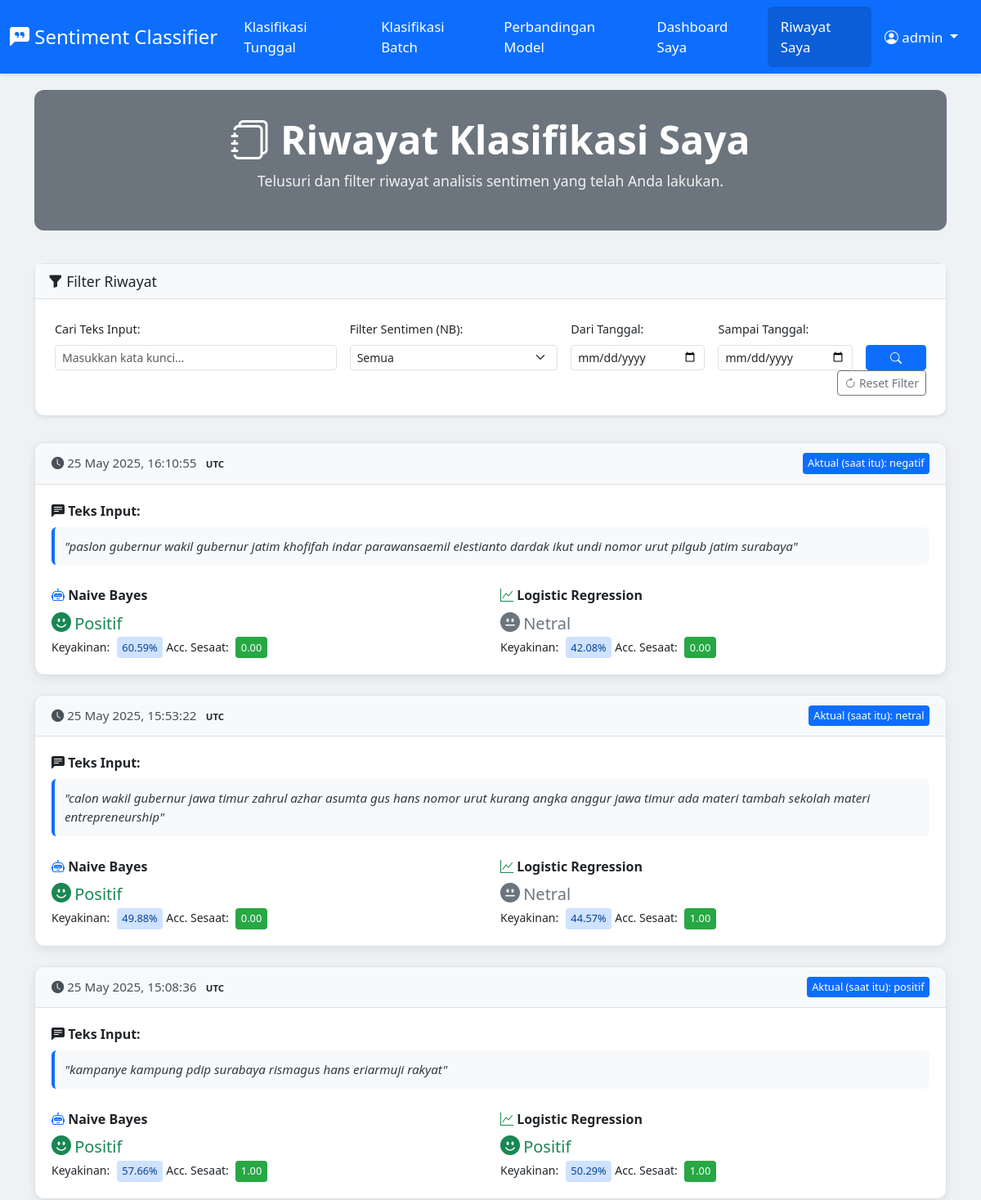
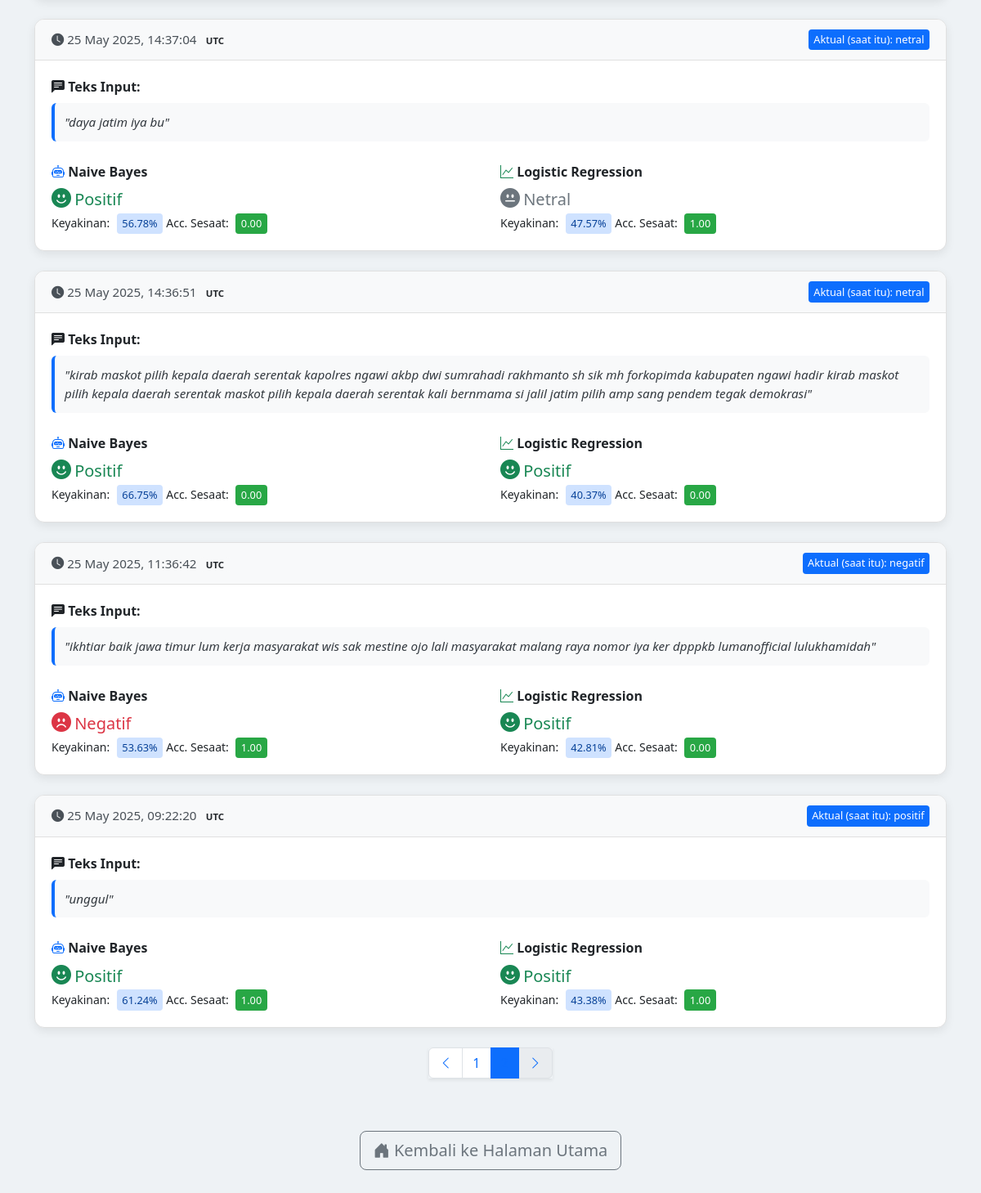
/history?page=2&search_query=&sentiment_filter=semua&start_date=&end_date= (signed in), run on the app's committed database (2 pictures, top to bottom).
### app.py (models this page shows, shortened)
class User(UserMixin, db.Model):
    __tablename__ = 'user'
    id = db.Column(db.Integer, primary_key=True)
    username = db.Column(db.String(80), unique=True, nullable=False)
    password_hash = db.Column(db.String(256), nullable=False)
    histories = db.relationship('History', backref='author', lazy='dynamic')

class History(db.Model):
    __tablename__ = 'history'
    id = db.Column(db.Integer, primary_key=True)
    timestamp = db.Column(db.DateTime, nullable=False, default=datetime.utcnow)
    input_text = db.Column(db.Text, nullable=False)
    naive_bayes_label = db.Column(db.String(50))
    naive_bayes_probability = db.Column(db.String(10))
    naive_bayes_all_probs = db.Column(db.Text)
    naive_bayes_accuracy = db.Column(db.String(10))
    logistic_regression_label = db.Column(db.String(50))
    logistic_regression_probability = db.Column(db.String(10))
    logistic_regression_all_probs = db.Column(db.Text)
    logistic_regression_accuracy = db.Column(db.String(10))
    actual_label_retrieved = db.Column(db.String(100))
    user_id = db.Column(db.Integer, db.ForeignKey('user.id'), nullable=False)

### app.py (the view)
@app.route('/history')
@login_required
def classification_history_view():
    search_query = request.args.get('search_query', '').strip()
    sentiment_filter = request.args.get('sentiment_filter', 'semua').strip().lower() # 'semua', 'positif', 'negatif', 'netral'
    start_date_str = request.args.get('start_date', '').strip()
    end_date_str = request.args.get('end_date', '').strip()
    query = History.query.filter_by(user_id=current_user.id) # atau filter_by(author=current_user)
    if search_query:
        query = query.filter(History.input_text.ilike(f'%{search_query}%'))
    if sentiment_filter and sentiment_filter != 'semua':
        query = query.filter(db.func.lower(History.naive_bayes_label) == sentiment_filter)
    start_date_obj = None
    if start_date_str:
        try:
            start_date_obj = datetime.strptime(start_date_str, '%Y-%m-%d').date()
            query = query.filter(History.timestamp >= datetime.combine(start_date_obj, datetime.min.time()))
        except ValueError:
            flash('Format tanggal awal tidak valid. Gunakan format YYYY-MM-DD.', 'warning')
    end_date_obj = None
    if end_date_str:
        try:
            end_date_obj = datetime.strptime(end_date_str, '%Y-%m-%d').date()
            query = query.filter(History.timestamp <= datetime.combine(end_date_obj, datetime.max.time()))
        except ValueError:
            flash('Format tanggal akhir tidak valid. Gunakan format YYYY-MM-DD.', 'warning')
    query = query.order_by(History.timestamp.desc())
    page = request.args.get('page', 1, type=int)
    user_history_page_data = query.paginate(page=page, per_page=10, error_out=False)
    active_filters = {
        'search_query': search_query,
        'sentiment_filter': sentiment_filter,
        'start_date': start_date_str,
        'end_date': end_date_str
    }
    sentiment_options = ['semua']
    if text_label_encoder:
        sentiment_options.extend(list(text_label_encoder.classes_))
    else: # Fallback jika encoder tidak ada
        sentiment_options.extend(['positif', 'negatif', 'netral'])
    return render_template('history.html',
                           title="Riwayat Klasifikasi Saya",
                           history_page_data=user_history_page_data,
                           active_filters=active_filters,
                           sentiment_options=sentiment_options) # Kirim opsi sentimen

### templates/history.html (shortened to what this page needs)
<!DOCTYPE html>
<html lang="id">
<head>
    <link href="https://cdn.jsdelivr.net/npm/bootstrap@5.3.0-alpha1/dist/css/bootstrap.min.css" rel="stylesheet" />
    <link rel="stylesheet" href="https://cdn.jsdelivr.net/npm/bootstrap-icons@1.10.5/font/bootstrap-icons.css">
</head>
<body>
    <nav class="navbar navbar-expand-lg navbar-dark">
      <div class="container-fluid">
        <a class="navbar-brand" href="{{ url_for('home') }}"><i class="bi bi-chat-left-quote-fill"></i> Sentiment Classifier</a>
        <div class="collapse navbar-collapse" id="navbarNav">
          <ul class="navbar-nav me-auto mb-2 mb-lg-0">
            <li class="nav-item">
              <a class="nav-link {% if request.endpoint == 'home' %}active{% endif %}" href="{{ url_for('home') }}">Klasifikasi Tunggal</a>
            </li>
            <li class="nav-item">
              <a class="nav-link {% if request.endpoint == 'klasifikasi_batch_route' %}active{% endif %}" href="{{ url_for('klasifikasi_batch_route') }}">Klasifikasi Batch</a>
            </li>
            <li class="nav-item">
              <a class="nav-link {% if request.endpoint == 'model_comparison_view' %}active{% endif %}" href="{{ url_for('model_comparison_view') }}">Perbandingan Model</a>
            </li>
            {% if current_user.is_authenticated %}
            <li class="nav-item">
              <a class="nav-link {% if request.endpoint == 'dashboard_route' %}active{% endif %}" href="{{ url_for('dashboard_route') }}">Dashboard Saya</a>
            </li>
            <li class="nav-item">
              <a class="nav-link {% if request.endpoint == 'classification_history_view' %}active{% endif %}" aria-current="page" href="{{ url_for('classification_history_view') }}">Riwayat Saya</a>
            </li>
            {% endif %}
          </ul>
          <ul class="navbar-nav ms-auto">
            {% if current_user.is_authenticated %}
              <li class="nav-item dropdown">
                <a class="nav-link dropdown-toggle" href="#" id="navbarDropdownUser" role="button" data-bs-toggle="dropdown" aria-expanded="false">
                  <i class="bi bi-person-circle"></i> {{ current_user.username }}
                </a>
              </li>
            {% endif %}
          </ul>
        </div>
      </div>
    </nav>
    <div class="container content-wrapper">
        <div class="page-title-section">
            <h1 class="display-5"><i class="bi bi-journals"></i> {{ title if title else "Riwayat Klasifikasi" }}</h1>
            {% if current_user.is_authenticated %}
            <p>Telusuri dan filter riwayat analisis sentimen yang telah Anda lakukan.</p>
            {% endif %}
        </div>
        <div class="card filter-card shadow-sm">
            <div class="card-header">
                <i class="bi bi-funnel-fill"></i> Filter Riwayat
            </div>
            <div class="card-body">
                <form method="GET" action="{{ url_for('classification_history_view') }}">
                    <div class="row g-3 align-items-end">
                        <div class="col-md-4">
                            <label for="search_query" class="form-label">Cari Teks Input:</label>
                            <input type="text" class="form-control form-control-sm" id="search_query" name="search_query" value="{{ active_filters.search_query if active_filters else '' }}" placeholder="Masukkan kata kunci...">
                        </div>
                        <div class="col-md-3">
                            <label for="sentiment_filter" class="form-label">Filter Sentimen (NB):</label>
                            <select class="form-select form-select-sm" id="sentiment_filter" name="sentiment_filter">
                                {% for sentiment in sentiment_options %}
                                <option value="{{ sentiment|lower }}" {% if active_filters and active_filters.sentiment_filter == sentiment|lower %}selected{% endif %}>
                                    {{ sentiment | title }}
                                </option>
                                {% endfor %}
                            </select>
                        </div>
                        <div class="col-md-2">
                            <label for="start_date" class="form-label">Dari Tanggal:</label>
                            <input type="date" class="form-control form-control-sm" id="start_date" name="start_date" value="{{ active_filters.start_date if active_filters else '' }}">
                        </div>
                        <div class="col-md-2">
                            <label for="end_date" class="form-label">Sampai Tanggal:</label>
                            <input type="date" class="form-control form-control-sm" id="end_date" name="end_date" value="{{ active_filters.end_date if active_filters else '' }}">
                        </div>
                        <div class="col-md-1 d-grid">
                            <button type="submit" class="btn btn-primary btn-sm"><i class="bi bi-search"></i></button>
                        </div>
                         <div class="col-md-12 text-md-end mt-2 mt-md-0">
                            <a href="{{ url_for('classification_history_view') }}" class="btn btn-outline-secondary btn-sm"><i class="bi bi-arrow-clockwise"></i> Reset Filter</a>
                        </div>
                    </div>
                </form>
            </div>
        </div>
        {% if history_page_data and history_page_data.items %}
            {% for item in history_page_data.items %}
            <div class="card history-card">
                <div class="card-header d-flex justify-content-between align-items-center">
                    <span><i class="bi bi-clock-fill"></i> {{ item.timestamp.strftime('%d %b %Y, %H:%M:%S') if item.timestamp else 'N/A' }} <span class="badge bg-light text-dark">UTC</span></span>
                    <span class="actual-label-history">Aktual (saat itu): {{ item.actual_label_retrieved }}</span>
                </div>
                <div class="card-body">
                    <p class="mb-2"><strong><i class="bi bi-chat-left-text-fill"></i> Teks Input:</strong></p>
                    <p class="input-text">"{{ item.input_text }}"</p>
                    <div class="row">
                        <div class="col-md-6 prediction-section mb-3 mb-md-0">
                            <h6><i class="bi bi-robot text-primary"></i> Naive Bayes</h6>
                            {% set nb_color = 'text-dark' %}{% set nb_icon_class = 'bi-emoji-expressionless-fill text-secondary' %}
                            {% if item.naive_bayes_label == 'positif' %}{% set nb_color = 'text-positif' %}{% set nb_icon_class = 'bi-emoji-smile-fill text-success' %}
                            {% elif item.naive_bayes_label == 'negatif' %}{% set nb_color = 'text-negatif' %}{% set nb_icon_class = 'bi-emoji-frown-fill text-danger' %}
                            {% elif item.naive_bayes_label == 'netral' %}{% set nb_color = 'text-netral' %}{% set nb_icon_class = 'bi-emoji-neutral-fill text-secondary' %}
                            {% endif %}
                            <i class="bi {{ nb_icon_class.split(' ')[0] }} {{ nb_color }}" style="font-size: 1.5rem;"></i>
                            <span class="{{ nb_color }} fs-5">{{ item.naive_bayes_label | title }}</span><br>
                            <small>Keyakinan: <span class="probability-badge-history">{{ item.naive_bayes_probability }}</span></small>
                            <small>Acc. Sesaat: <span class="accuracy-score">{{ item.naive_bayes_accuracy }}</span></small>
                        </div>
                        <div class="col-md-6 prediction-section">
                            <h6><i class="bi bi-graph-up text-success"></i> Logistic Regression</h6>
                            {% set lr_color = 'text-dark' %}{% set lr_icon_class = 'bi-emoji-expressionless-fill text-secondary' %}
                            {% if item.logistic_regression_label == 'positif' %}{% set lr_color = 'text-positif' %}{% set lr_icon_class = 'bi-emoji-smile-fill text-success' %}
                            {% elif item.logistic_regression_label == 'negatif' %}{% set lr_color = 'text-negatif' %}{% set lr_icon_class = 'bi-emoji-frown-fill text-danger' %}
                            {% elif item.logistic_regression_label == 'netral' %}{% set lr_color = 'text-netral' %}{% set lr_icon_class = 'bi-emoji-neutral-fill text-secondary' %}
                            {% endif %}
                             <i class="bi {{ lr_icon_class.split(' ')[0] }} {{ lr_color }}" style="font-size: 1.5rem;"></i>
                            <span class="{{ lr_color }} fs-5">{{ item.logistic_regression_label | title }}</span><br>
                            <small>Keyakinan: <span class="probability-badge-history">{{ item.logistic_regression_probability }}</span></small>
                            <small>Acc. Sesaat: <span class="accuracy-score">{{ item.logistic_regression_accuracy }}</span></small>
                        </div>
                    </div>
                </div>
            </div>
            {% endfor %}
            {% if history_page_data.pages > 1 %}
            <nav aria-label="Navigasi Riwayat" class="mt-4 d-flex justify-content-center">
              <ul class="pagination shadow-sm">
                <li class="page-item {% if not history_page_data.has_prev %}disabled{% endif %}">
                  <a class="page-link" href="{{ url_for('classification_history_view', page=history_page_data.prev_num, search_query=active_filters.search_query, sentiment_filter=active_filters.sentiment_filter, start_date=active_filters.start_date, end_date=active_filters.end_date) if history_page_data.has_prev else '#' }}"><i class="bi bi-chevron-left"></i></a>
                </li>
                {% for page_num in history_page_data.iter_pages(left_edge=1, right_edge=1, left_current=1, right_current=2) %}
                  {% if page_num %}
                    {% if history_page_data.page == page_num %}
                      <li class="page-item active" aria-current="page"><span class="page-link">{{ page_num }}</span></li>
                    {% else %}
                      <li class="page-item"><a class="page-link" href="{{ url_for('classification_history_view', page=page_num, search_query=active_filters.search_query, sentiment_filter=active_filters.sentiment_filter, start_date=active_filters.start_date, end_date=active_filters.end_date) }}">{{ page_num }}</a></li>
                    {% endif %}
                  {% else %}
                    <li class="page-item disabled"><span class="page-link">...</span></li>
                  {% endif %}
                {% endfor %}
                <li class="page-item {% if not history_page_data.has_next %}disabled{% endif %}">
                  <a class="page-link" href="{{ url_for('classification_history_view', page=history_page_data.next_num, search_query=active_filters.search_query, sentiment_filter=active_filters.sentiment_filter, start_date=active_filters.start_date, end_date=active_filters.end_date) if history_page_data.has_next else '#' }}"><i class="bi bi-chevron-right"></i></a>
                </li>
              </ul>
            </nav>
            {% endif %}
        {% endif %}
        <div class="text-center mt-5 mb-4">
            <a href="{{ url_for('home') }}" class="btn btn-outline-secondary btn-lg">
                <i class="bi bi-house-door-fill"></i> Kembali ke Halaman Utama
            </a>
        </div>
    </div>
</body>
</html>

### data on the page
User: username "admin"
History: timestamp "25 May 2025, 16:10:55", actual_label_retrieved "negatif", input_text "paslon gubernur wakil gubernur jatim khofifah indar parawansaemil elestianto dardak ikut undi nomor urut pilgub jatim surabaya", naive_bayes_label "Positif", naive_bayes_probability "60.59%", naive_bayes_accuracy "0.00", logistic_regression_label "Netral", logistic_regression_probability "42.08%", logistic_regression_accuracy "0.00"
History: timestamp "25 May 2025, 15:53:22", actual_label_retrieved "netral", input_text "calon wakil gubernur jawa timur zahrul azhar asumta gus hans nomor urut kurang angka anggur jawa timur ada materi tambah sekolah materi entrepreneurship", naive_bayes_label "Positif", naive_bayes_probability "49.88%", naive_bayes_accuracy "0.00", logistic_regression_label "Netral", logistic_regression_probability "44.57%", logistic_regression_accuracy "1.00"
History: timestamp "25 May 2025, 15:08:36", actual_label_retrieved "positif", input_text "kampanye kampung pdip surabaya rismagus hans eriarmuji rakyat", naive_bayes_label "Positif", naive_bayes_probability "57.66%", naive_bayes_accuracy "1.00", logistic_regression_label "Positif", logistic_regression_probability "50.29%", logistic_regression_accuracy "1.00"
History: timestamp "25 May 2025, 14:37:04", actual_label_retrieved "netral", input_text "daya jatim iya bu", naive_bayes_label "Positif", naive_bayes_probability "56.78%", naive_bayes_accuracy "0.00", logistic_regression_label "Netral", logistic_regression_probability "47.57%", logistic_regression_accuracy "1.00"
History: timestamp "25 May 2025, 14:36:51", actual_label_retrieved "netral", input_text "kirab maskot pilih kepala daerah serentak kapolres ngawi akbp dwi sumrahadi rakhmanto sh sik mh forkopimda kabupaten ngawi hadir kirab maskot pilih kepala daerah serentak maskot pilih kepala daerah serentak kali bernmama si jalil jatim pilih amp sang pendem tegak demokrasi", naive_bayes_label "Positif", naive_bayes_probability "66.75%", naive_bayes_accuracy "0.00", logistic_regression_label "Positif", logistic_regression_probability "40.37%", logistic_regression_accuracy "0.00"
History: timestamp "25 May 2025, 11:36:42", actual_label_retrieved "negatif", input_text "ikhtiar baik jawa timur lum kerja masyarakat wis sak mestine ojo lali masyarakat malang raya nomor iya ker dpppkb lumanofficial lulukhamidah", naive_bayes_label "Negatif", naive_bayes_probability "53.63%", naive_bayes_accuracy "1.00", logistic_regression_label "Positif", logistic_regression_probability "42.81%", logistic_regression_accuracy "0.00"
History: timestamp "25 May 2025, 09:22:20", actual_label_retrieved "positif", input_text "unggul", naive_bayes_label "Positif", naive_bayes_probability "61.24%", naive_bayes_accuracy "1.00", logistic_regression_label "Positif", logistic_regression_probability "43.38%", logistic_regression_accuracy "1.00"

### other printed values
{{ title if title else "Riwayat Klasifikasi" }} "Riwayat Klasifikasi Saya"
{{ page_num }} "1"
form field sentiment_filter "Semua"
